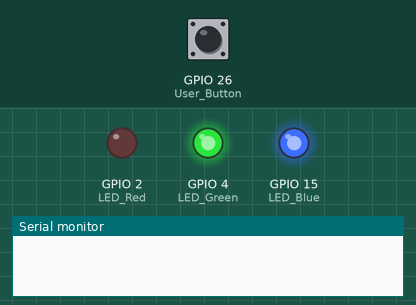
The sketch below on a simulated ESP32. Shown: output pins drawn as LEDs (lit = HIGH), the last lines printed to the serial monitor. Dashed ring = blinking. The test bench sets the inputs (shaded band); at power-on: GPIO 26 (User_Button) HIGH.

Above: at 1.4 s.
1.5 s: GPIO 26 (User_Button) pulled LOW for 1.4 s
At 3.2 s:
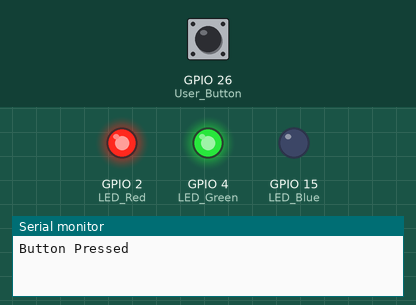
6.0 s: GPIO 26 (User_Button) pulled LOW for 3.2 s
At 7.9 s:
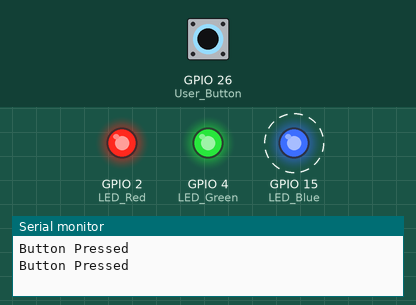
Timing chart, 0 to 16.7 s (numbered marks = the images above; inputs shaded):
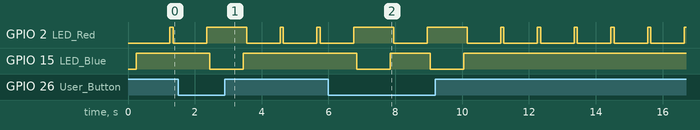

Measured:
- after the input at 1.5 s, GPIO 15 (LED_Blue): HIGH → LOW after 0.95 s, → HIGH 1.0 s later
- after the input at 6.0 s, GPIO 15 (LED_Blue): alternates HIGH for 1.2 s and LOW for 1.0 s, 4 changes in all, then stays HIGH, starting after 0.85 s

The sketch:

IPEM-1_Test_Code_User_Button.ino
```cpp
/*
  Dave Williams, DitroniX 2019-2023 (ditronix.net)
  IPEM-1 ESP32 ATM90E32 ATM90E36 IoT Power Energy Monitoring Energy Monitor v1.0
  Features include ESP32 IPEM ESP32 ATM90E32 ATM90E36 16bit ADC EEPROM 3Phase 3+1 CT-Clamps Current Voltage Frequency Power Factor GPIO I2C OLED SMPS D1 USB
  PCA 1.2302-201 - Test Code Firmware v1 - 18th February 2023

  The purpose of this test code is to cycle through the various main functions of the board, as shown below, as part of board bring up testing.

  Simplified Board Bring Up Test - GPIO - User Button Test

  Remember!
  Set the BOARD to ESP32, 'WEMOS D1 MINI ESP32' DEV Module (or similar).
  You may set the BAUD rate to 921600 to speed up flashing.
  The SDK does NOT need external power to flash.  It will take Power from the USB 5V.

  Note: In the default state, upon first power up and during reset, the Green LED may be partially lit. Once programmed and the GPIO defined, the Green LED will go off after power up.

  This test code is OPEN SOURCE and formatted for easier viewing.  Although is is not intended for real world use, it may be freely used, or modified as needed.
  It is distributed on an "AS IS" BASIS, WITHOUT WARRANTIES OR CONDITIONS OF ANY KIND, either express or implied.

  Further information, details and examples can be found on our website wiki pages ditronix.net/wiki and github.com/DitroniX
*/

// ****************  VARIABLES / DEFINES / STATIC / STRUCTURES / CONSTANTS ****************

// **************** INPUTS ****************
#define User_Button 26  // GPIO 26 (DAC2 ADC2_CH9)

// **************** OUTPUTS ****************
#define LED_Red 2    // Red LED
#define LED_Green 4  // Green LED
#define LED_Blue 15  // Blue LED

// **************** SETUP ****************
void setup() {

  // Stabalise
  delay(250);

  // Initialise UART
  Serial.begin(115200, SERIAL_8N1);  // 115200
  while (!Serial)
    ;
  Serial.println("");

  //  Configures the specified LED GPIO as outputs
  pinMode(LED_Red, OUTPUT);
  pinMode(LED_Green, OUTPUT);
  pinMode(LED_Blue, OUTPUT);

  // LEDs Default Off State
  digitalWrite(LED_Red, HIGH);
  digitalWrite(LED_Green, HIGH);
  digitalWrite(LED_Blue, HIGH);

  // Configure GPIO Inputs
  pinMode(User_Button, INPUT_PULLUP);
}

// **************** LOOP ****************
void loop() {

  // Heatbeat Red
  digitalWrite(LED_Red, LOW);
  delay(1000);
  digitalWrite(LED_Red, HIGH);
  delay(100);

  // Check for Button Press
  if (digitalRead(User_Button) == LOW) {

    Serial.println("Button Pressed");

    // Blue
    digitalWrite(LED_Blue, LOW);
    delay(1000);
    digitalWrite(LED_Blue, HIGH);
    delay(100);
  }
}
```
